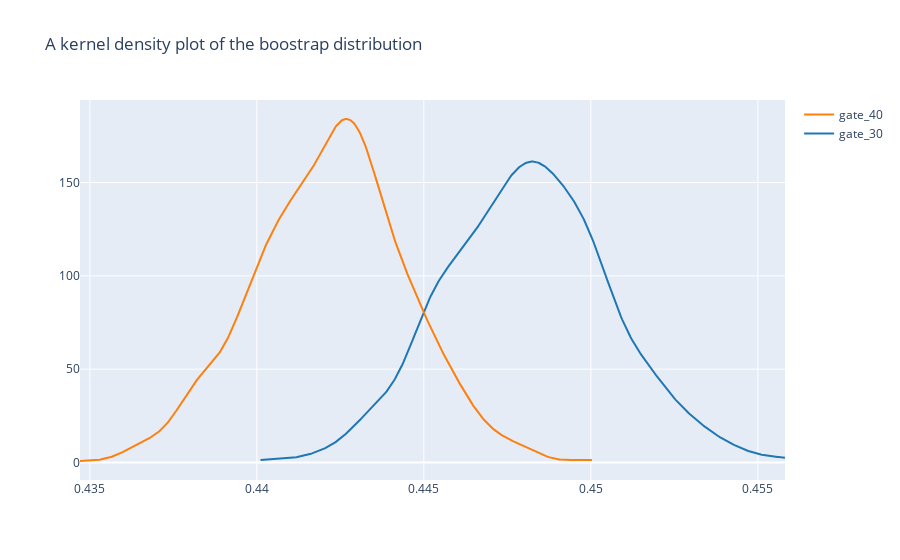

The cell this chart's notebook holds for it:
### Code cell
# A kernel Density estimate plot of the boostrap distributiona
# Use distplot for density curve, along with Pandas
import plotly.figure_factory as ff
fig = ff.create_distplot([boot_1d[c] for c in boot_1d.columns], boot_1d.columns,
                          show_rug=False, show_hist=False)
fig.update_layout(title_text = 'A kernel density plot of the boostrap distribution')
fig.show()

### Figure 1 — Plotly figure (JSON) as saved in the notebook; plotly's stock layout.template omitted (floating-point values rounded to 4 significant figures; data arrays with more than 128 entries replaced by an {"elided": "..."} marker saying what was removed)
{"data": [{"legendgroup": "gate_30", "marker": {"color": "rgb(31, 119, 180)"}, "mode": "lines", "name": "gate_30", "showlegend": true, "type": "scatter", "x": {"elided": "500 float values"}, "xaxis": "x", "y": {"elided": "500 float values"}, "yaxis": "y"}, {"legendgroup": "gate_40", "marker": {"color": "rgb(255, 127, 14)"}, "mode": "lines", "name": "gate_40", "showlegend": true, "type": "scatter", "x": {"elided": "500 float values"}, "xaxis": "x", "y": {"elided": "500 float values"}, "yaxis": "y"}], "layout": {"barmode": "overlay", "hovermode": "closest", "legend": {"traceorder": "reversed"}, "title": {"text": "A kernel density plot of the boostrap distribution"}, "xaxis": {"anchor": "y2", "domain": [0, 1], "zeroline": false}, "yaxis": {"anchor": "free", "domain": [0, 1], "position": 0}}}
